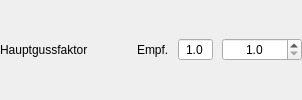
            <widget class="QWidget" name="wdgFaktorHauptguss" native="true">
             <layout class="QHBoxLayout" name="horizontalLayout_10">
              <property name="spacing">
               <number>9</number>
              </property>
              <property name="leftMargin">
               <number>0</number>
              </property>
              <property name="topMargin">
               <number>0</number>
              </property>
              <property name="rightMargin">
               <number>0</number>
              </property>
              <property name="bottomMargin">
               <number>0</number>
              </property>
              <item>
               <widget class="QLabel" name="label_8">
                <property name="text">
                 <string>Hauptgussfaktor</string>
                </property>
               </widget>
              </item>
              <item>
               <spacer name="horizontalSpacer_3">
                <property name="orientation">
                 <enum>Qt::Horizontal</enum>
                </property>
                <property name="sizeHint" stdset="0">
                 <size>
                  <width>40</width>
                  <height>20</height>
                 </size>
                </property>
               </spacer>
              </item>
              <item>
               <widget class="QLabel" name="label_18">
                <property name="text">
                 <string>Empf.</string>
                </property>
               </widget>
              </item>
              <item>
               <widget class="DoubleSpinBoxSud" name="tbFaktorHauptgussEmpfehlung">
                <property name="toolTip">
                 <string>&lt;html&gt;&lt;head/&gt;&lt;body&gt;&lt;p&gt;Der &lt;span style=&quot; font-weight:600;&quot;&gt;Hauptgussfaktor&lt;/span&gt; beschreibt das Verhältnis Einmaischwasser zu Schüttung.&lt;/p&gt;&lt;p&gt;Die &lt;span style=&quot; font-weight:600;&quot;&gt;Empfehlung&lt;/span&gt; basiert auf die Bierfarbe für eine optimale Maischearbeit. Generell empfehlen sich Werte um 3,0 und höher. &lt;/p&gt;&lt;p&gt;Viele Hobbybrauer meiden einen Faktor unter 2,4. Unter diesem Wert ist die Maische zu dick und das Malz wird schlecht gelöst. Ist die &lt;span style=&quot; font-weight:600;&quot;&gt;Brauanlage limitiert&lt;/span&gt;, der Sud aber zu mächtig, ist eine Sudteilung oder High Gravity eine Überlegung wert.&lt;/p&gt;&lt;p&gt;Bei Fragen hierzu hilft seltener die Fachliteratur, sehr oft aber das Fachforum der Wahl. Brauerschicksal eint.&lt;/p&gt;&lt;/body&gt;&lt;/html&gt;</string>
                </property>
                <property name="alignment">
                 <set>Qt::AlignCenter</set>
                </property>
                <property name="readOnly">
                 <bool>true</bool>
                </property>
                <property name="buttonSymbols">
                 <enum>QAbstractSpinBox::NoButtons</enum>
                </property>
                <property name="decimals">
                 <number>1</number>
                </property>
                <property name="minimum">
                 <double>1.000000000000000</double>
                </property>
                <property name="maximum">
                 <double>10.000000000000000</double>
                </property>
                <property name="singleStep">
                 <double>0.100000000000000</double>
                </property>
               </widget>
              </item>
              <item>
               <widget class="DoubleSpinBoxSud" name="tbFaktorHauptguss">
                <property name="minimumSize">
                 <size>
                  <width>80</width>
                  <height>0</height>
                 </size>
                </property>
                <property name="toolTip">
                 <string>&lt;html&gt;&lt;head/&gt;&lt;body&gt;&lt;p&gt;Hier wird ein &lt;span style=&quot; font-weight:600;&quot;&gt;gewünschter Faktor &lt;/span&gt;für den Hauptguss eingestellt. Der Hauptgussfaktor beschreibt das Verhältnis Einmaischwasser zu Schüttung.&lt;/p&gt;&lt;p&gt;Orientierung gibt die &lt;span style=&quot; font-weight:600;&quot;&gt;Empfehlung&lt;/span&gt; im Feld links. Sie basiert auf der Bierfarbe für eine optimale Maischearbeit. Generell empfehlen sich Werte um 3,0 und höher. &lt;/p&gt;&lt;p&gt;Viele Hobbybrauer meiden einen Faktor unter 2,4. Unter diesem Wert ist die Maische zu dick und das Malz wird schlecht gelöst. Ist die &lt;span style=&quot; font-weight:600;&quot;&gt;Brauanlage limitiert&lt;/span&gt;, der Sud aber zu mächtig, ist eine Sudteilung oder High Gravity eine Überlegung wert.&lt;/p&gt;&lt;p&gt;Bei Fragen hierzu hilft seltener die Fachliteratur, sehr oft aber das Fachforum der Wahl. Brauerschicksal eint.Gewünschter Faktor für den Hauptguss&lt;/p&gt;&lt;/body&gt;&lt;/html&gt;</string>
                </property>
                <property name="alignment">
                 <set>Qt::AlignCenter</set>
                </property>
                <property name="decimals">
                 <number>1</number>
                </property>
                <property name="minimum">
                 <double>1.000000000000000</double>
                </property>
                <property name="maximum">
                 <double>10.000000000000000</double>
                </property>
                <property name="singleStep">
                 <double>0.100000000000000</double>
                </property>
               </widget>
              </item>
             </layout>
            </widget>
